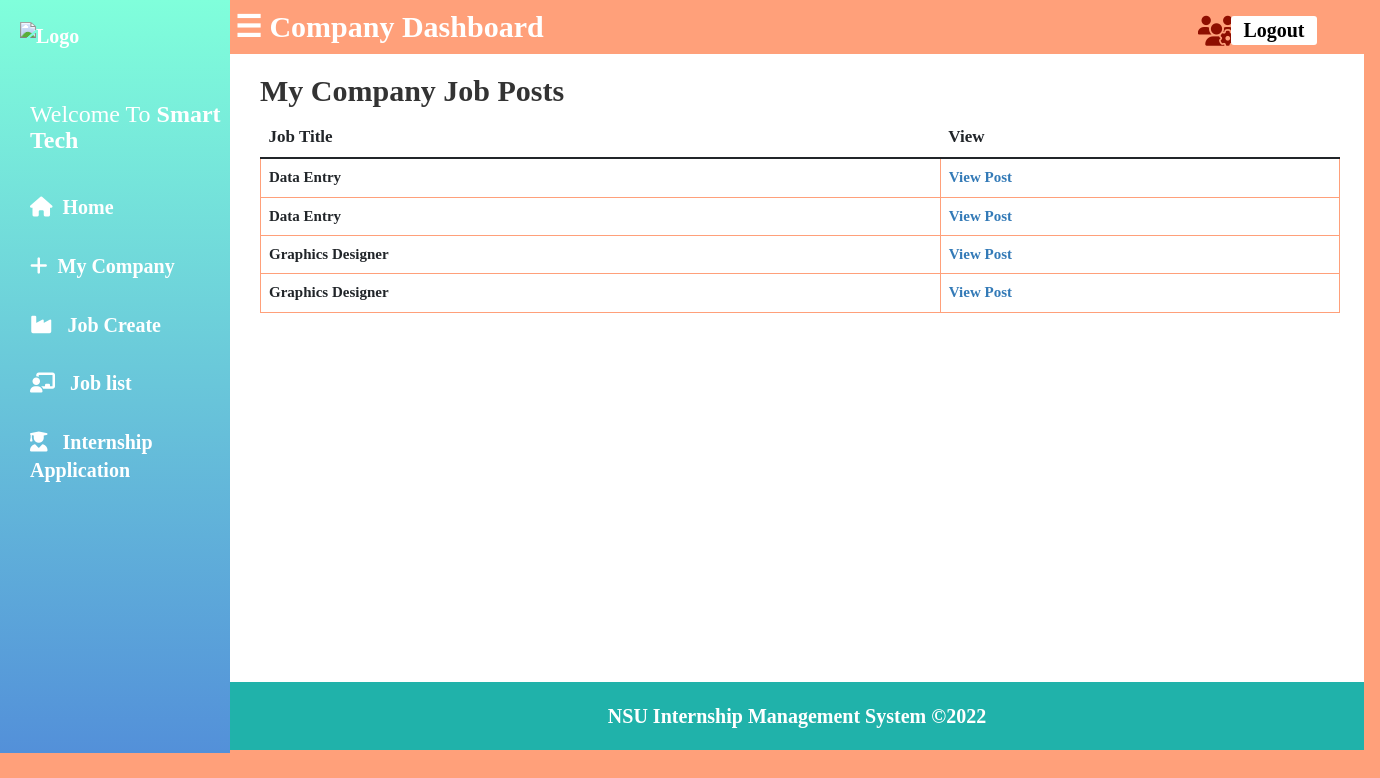
Screenshot of /company-dashboard/my_job_list.php (signed in) with the database file from the repository.
### tables this page shows
CREATE TABLE `job_list` (
  `job_id` int(11) NOT NULL,
  `com_id` int(255) NOT NULL,
  `job_name` varchar(255) NOT NULL,
  `job_category` varchar(255) NOT NULL,
  `vacancies` int(255) NOT NULL,
  `publish_date` varchar(255) NOT NULL,
  `application_deadline` varchar(255) NOT NULL,
  `location` varchar(255) NOT NULL,
  `internship_status` varchar(255) NOT NULL,
  `intern_paid_or_unpaid` varchar(255) NOT NULL,
  `intern_description` varchar(255) NOT NULL,
  `intern_responsibility` varchar(255) NOT NULL
);

### company-dashboard/my_job_list.php (the view, shortened to what this page needs)
<?php
   include('partials/content.php');
?>
<!DOCTYPE html>
<html>
<head>
   <link rel="stylesheet" href="https://cdnjs.cloudflare.com/ajax/libs/twitter-bootstrap/3.3.7/css/bootstrap.min.css">
</head>
<body style="background-color: lightsalmon";>
<div class="main-content bg-white">
  <div class="wrapper">
    <section>
      <div class="container">
          <div class="col-md-12 bg-white">
            <h2><b>My Company Job Posts</b></h2>
            <div class="row margin-top-20">
              <div class="col-md-12">
                <div class="box-body table-responsive no-padding">
                  <table class="table table-hover">
                    <thead>
                      <th>Job Title</th>
                      <th>View</th>
                    </thead>
                    <tbody>
                    <?php
                     $sql = "SELECT * FROM job_list WHERE com_id='$_SESSION[com_id]'";
                      $result = $conn->query($sql);
                      if($result->num_rows > 0){
                        while($row = $result->fetch_assoc())
                        {
                      ?>
                      <tr>
                        <td><?php echo $row['job_name']; ?></td>
                        <td><a href="view_job_post.php?id=<?php echo $row['job_id']; ?>">View Post</a></td>
                      </tr>
                      <?php
                       }
                     }
                     ?>
                    </tbody>
                  </table>
                </div>
              </div>
            </div>
          </div>
        </div>
    </section>
  </div>
</div>
</body>
</html>
<?php
      include('partials/footer.php')
?>

### company-dashboard/admin-style/admin_sidenav.css (style rules this page uses)
body { margin:0px; padding: 0px; background-color: lightsalmon; }

### company-dashboard/admin-style/admin_dashboard.css (style rules this page uses)
* { margin: 0; padding: 0; font-family:'palatino'; font-weight: bold; }
.main-content { background-color: #f1f2f6; min-height: 628px; }
table tr th { border-bottom: 2px solid black; padding: 1%; font-size: 17px; }
table tr td { padding: 10px; font-size: 15px; border:1px solid lightsalmon; }

### rows the page displays
job_list: job_name "Data Entry"
job_list: job_name "Data Entry"
job_list: job_name "Graphics Designer"
job_list: job_name "Graphics Designer"

### other values shown
$_SESSION['com_name'] "Smart Tech"
